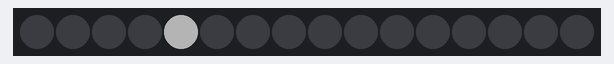
The sketch below on a simulated Arduino Nano, built with avr-gcc and run on an emulated ATmega328P. On the bench: 16 RGB LEDs in strip order, left to right. Dim RGB values are drawn brighter than linear.

Above: at 0.45 s.
At 3.17 s:
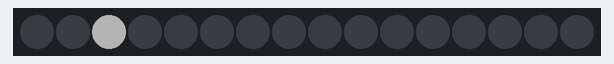
At 4.67 s:
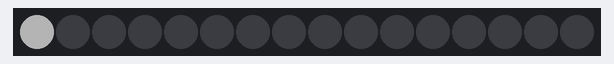
At 6.18 s:
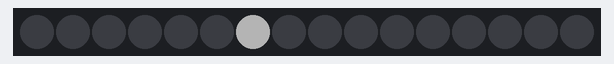

The sketch:

ledmatrix.ino
```cpp
//http://www.youtube.com/user/greatscottlab

#include "Tlc5940.h"  //don't forget to download the Tlc5940 lib from arduino playground ( http://tlc5940arduino.googlecode.com/files/Tlc5940_r014_2.zip )
#define RowOne 8      //Gate of 1.MOSFET which connects to Row "a" (anodes of all LEDs in Row "a")
#define RowTwo 7      //Gate of 2.MOSFET which connects to Row "b" (anodes of all LEDS in Row "b")
#define RowThree 6    //Gate of 3.MOSFET which connects to Row "c" (anodes of all LEDs in Row "c")
#define RowFour 5     //Gate of 4.MOSFET which connects to Row "d" (anodes of all LEDs in Row "d")
#define RowFive 4     //Gate of 5.MOSFET which connects to Row "e" (anodes of all LEDs in Row "e")


int RowDuration = 4000;     // ON time of each Row in microseconds
int row = 0;                // starting with Row 0 (Row "a")
unsigned long oldMicros = 0;// starting counter to decide when if(micros()>=oldMicros)is true to change active row, count++1, MatrixUpdate(); don't know what micros() is? Look here: http://arduino.cc/de/Reference/Micros#.UygzAIWmWd4
int count=0;                // starting counter which is included in if() statement to change the shown picture, not necessary when using a static picture
int stretch=20;             // set timer for the change of the shown picture, if animation should move really fast then low stretch value, if animation should move really slow than big stretch value
int bright=1000;            // set brightness for all LEDs(4095=20mA, 0=0ma, 1000=4.88mA,....). If you want individually brightness for a LED you have to change the value in tab "function"


void setup()
{
  pinMode(RowOne, OUTPUT);  // declare arduino nano pin 8(RowOne) as OUTPUT
  pinMode(RowTwo, OUTPUT);  // declare arduino nano pin 7(RowTwo) as OUTPUT
  pinMode(RowThree, OUTPUT);// declare arduino nano pin 6(RowThree) as OUTPUT
  pinMode(RowFour, OUTPUT); // declare arduino nano pin 5(RowFour) as OUTPUT
  pinMode(RowFive, OUTPUT); // declare arduino nano pin 4(RowFive) as OUTPUT
  Tlc.init();               // configures the arduino to use the tlc5940, be sure to connect the arduino correctly to the tlc

 /*          ARDUINO                                         TLC5940
              13|-> SCLK (pin 25)           OUT1 Column "B" |1     28| OUT0 Column "A"
              12|                           OUT2 Column "C" |2     27|-> GND (VPRG)
              11|-> SIN (pin 26)            OUT3 Column "D" |3     26|-> SIN (pin 11)
              10|-> BLANK (pin 23)          OUT4 Column "E" |4     25|-> SCLK (pin 13)
               9|-> XLAT (pin 24)           OUT5 Column "F" |5     24|-> XLAT (pin 9)
               8|                           OUT6 Column "G" |6     23|-> BLANK (pin 10)
               7|                           OUT7 Column "H" |7     22|-> GND
               6|                           OUT8 Column "I" |8     21|-> VCC (+5V)
               5|                           OUT9 Column "J" |9     20|-> 2K Resistor -> GND
               4|                           OUT10           |10    19|-> +5V (DCPRG)
               3|-> GSCLK (pin 18)          OUT11           |11    18|-> GSCLK (pin 3)
               2|                           OUT12           |12    17|-> SOUT (only used when you want to use more than one tlc5940)
               1|                           OUT13           |13    16|-> XERR (can be used as error report, but not necessary)
               0|                           OUT14           |14    15| OUT15        */
  }

void loop(){

  if(micros()>= oldMicros){                                         // waits until RowDuration is reached and than goes through cycle
    oldMicros=micros()+RowDuration;                                 // updates oldMicros value by adding the micros() with RowDuration
   if(count==0){reset();sin1();}//Eletter1();}//pos1();}            // shows first static picture when count==0, so right at the beginng
   if(count==stretch){reset();sin2();}//Eletter2();}//pos2();}      // shows second static picture when count==2*stretch
   if(count==2*stretch){reset();sin3();}//Eletter3();}//pos3();}    // .
   if(count==3*stretch){reset();sin4();}//Eletter4();}//pos4();}    // .
   if(count==4*stretch){reset();sin5();}//Eletter5();}//pos5();}    // .
   if(count==5*stretch){reset();sin6();}//Eletter6();}//pos6();}    // .
   if(count==6*stretch){reset();sin7();}//Eletter7();}//pos7();}    // .
   if(count==7*stretch){reset();sin8();}//Eletter8();}//pos8();}    // .
   //if(count==8*stretch){reset()//Eletter9();}//pos9();}  // .
   //if(count==9*stretch){reset();Eletter10();}//pos10();}          // shows 10. static picture when count ==9*stretch
   MatrixUpdate(row);                                               // sets the values for the tlc5940 Outputs and puts all MOSFET Gates HIGH (not active) except for one MOSFET Low (active) -->this row is ON, also look under tab "function"
   row++;                                                           // row counter +1, so MatrixUpdate(row) will affect the next row during the next if() cycle
   count++;                                                         // count counter +1, to change the picture in next if() cycle
   if(row==6){row = 1;}                                             // we only have 5 rows, so we start with row 1 again if row counter goes to 6
   if (count==8*stretch){count=0;}                                  // we have 8 static picture for the moving sine wave, so if count counter would hit the 9.(not existing) pic, it goes back to count=0
   }}
```

definition.ino
```cpp
#define Ach 0 //defines the "A" column for the tlc5940 -->OUTPUT 0
#define Bch 1 //defines the "B" column for the tlc5940 -->OUTPUT 1
#define Cch 2 //defines the "C" column for the tlc5940 -->OUTPUT 2
#define Dch 3 //defines the "D" column for the tlc5940 -->OUTPUT 3
#define Ech 4 //defines the "E" column for the tlc5940 -->OUTPUT 4
#define Fch 5 //defines the "F" column for the tlc5940 -->OUTPUT 5
#define Gch 6 //defines the "G" column for the tlc5940 -->OUTPUT 6
#define Hch 7 //defines the "H" column for the tlc5940 -->OUTPUT 7
#define Ich 8 //defines the "I" column for the tlc5940 -->OUTPUT 8
#define Jch 9 //defines the "J" column for the tlc5940 -->OUTPUT 9


int Aa = 0;   // set a variable for all LEDs and set the value to 0 for the beginning
int Ba = 0;
int Ca = 0;
int Da = 0;
int Ea = 0;
int Fa = 0;
int Ga = 0;
int Ha = 0;
int Ia = 0;
int Ja = 0;

int Ab = 0;
int Bb = 0;
int Cb = 0;
int Db = 0;
int Eb = 0;
int Fb = 0;
int Gb = 0;
int Hb = 0;
int Ib = 0;
int Jb = 0;

int Ac = 0;
int Bc = 0;
int Cc = 0;
int Dc = 0;
int Ec = 0;
int Fc = 0;
int Gc = 0;
int Hc = 0;
int Ic = 0;
int Jc = 0;

int Ad = 0;
int Bd = 0;
int Cd = 0;
int Dd = 0;
int Ed = 0;
int Fd = 0;
int Gd = 0;
int Hd = 0;
int Id = 0;
int Jd = 0;

int Ae = 0;
int Be = 0;
int Ce = 0;
int De = 0;
int Ee = 0;
int Fe = 0;
int Ge = 0;
int He = 0;
int Ie = 0;
int Je = 0;
```

function.ino
```cpp
void MatrixUpdate(int rowno){

  if(rowno == 1){
                                  // Tlc.set(OUTPUT, BRIGHTNESS VALUE (0-4095)), general use of Tlc.set
    Tlc.set(Ach, Aa);             // set Aa brightness to Ach OUTPUT(OUTPUT 0);
    Tlc.set(Bch, Ba);             // set Ba brightness to Bch OUTPUT(OUTPUT 1);
    Tlc.set(Cch, Ca);             // set Ca brightness to Bch OUTPUT(OUTPUT 1);
    Tlc.set(Dch, Da);             // set Da brightness to Bch OUTPUT(OUTPUT 1);
    Tlc.set(Ech, Ea);             // set Ea brightness to Bch OUTPUT(OUTPUT 1);
    Tlc.set(Fch, Fa);             // set Fa brightness to Bch OUTPUT(OUTPUT 1);
    Tlc.set(Gch, Ga);             // set Ga brightness to Bch OUTPUT(OUTPUT 1);
    Tlc.set(Hch, Ha);             // set Ha brightness to Bch OUTPUT(OUTPUT 1);
    Tlc.set(Ich, Ia);             // set Ia brightness to Bch OUTPUT(OUTPUT 1);
    Tlc.set(Jch, Ja);             // set Ja brightness to Bch OUTPUT(OUTPUT 1);
    Tlc.set(10, 0);               // set 0 brightness to OUTPUT 10, unused OUTPUT
    Tlc.set(11, 0);               // set 0 brightness to OUTPUT 11, unused OUTPUT
    Tlc.set(12, 0);               // set 0 brightness to OUTPUT 12, unused OUTPUT
    Tlc.set(13, 0);               // set 0 brightness to OUTPUT 13, unused OUTPUT
    Tlc.set(14, 0);               // set 0 brightness to OUTPUT 14, unused OUTPUT
    Tlc.set(15, 0);               // set 0 brightness to OUTPUT 15, unused OUTPUT

    digitalWrite(RowOne, HIGH);   // sets RowOne (pin 8) High (not active)--> Row one OFF
    digitalWrite(RowTwo, HIGH);   // sets RowTwo (pin 7) High (not active)--> Row two OFF
    digitalWrite(RowThree, HIGH); // sets RowThree (pin 6) High (not active)--> Row three OFF
    digitalWrite(RowFour, HIGH);  // sets RowFour (pin 5) High (not active)--> Row four OFF
    digitalWrite(RowFive, HIGH);  // sets RowFive (pin 4) High (not active)--> Row five OFF
    Tlc.update();                 // writes the values for the LEDs brightness to the tlc
    delay(2);                     // give the tlc some time to let the value settle
    digitalWrite(RowOne, LOW);    // sets RowOne (pin 8) Low (active)--> Row one ON
  }

    if(rowno == 2){


    Tlc.set(Ach, Ab);             // same as if(rowno == 1) but we use different brightness, so we define LEDs in the second row
    Tlc.set(Bch, Bb);
    Tlc.set(Cch, Cb);
    Tlc.set(Dch, Db);
    Tlc.set(Ech, Eb);
    Tlc.set(Fch, Fb);
    Tlc.set(Gch, Gb);
    Tlc.set(Hch, Hb);
    Tlc.set(Ich, Ib);
    Tlc.set(Jch, Jb);
    Tlc.set(10, 0);
    Tlc.set(11, 0);
    Tlc.set(12, 0);
    Tlc.set(13, 0);
    Tlc.set(14, 0);
    Tlc.set(15, 0);

    digitalWrite(RowOne, HIGH);  // same as if(rowno==1)
    digitalWrite(RowTwo, HIGH);
    digitalWrite(RowThree, HIGH);
    digitalWrite(RowFour, HIGH);
    digitalWrite(RowFive, HIGH);
    Tlc.update();
    delay(2);
    digitalWrite(RowTwo, LOW);  // sets RowTwo (pin 7) Low (active)--> Row two ON
  }


  if(rowno == 3){

    Tlc.set(Ach, Ac);          // same as if(rowno == 1) but we use different brightness, so we define LEDs in the 3. row
    Tlc.set(Bch, Bc);
    Tlc.set(Cch, Cc);
    Tlc.set(Dch, Dc);
    Tlc.set(Ech, Ec);
    Tlc.set(Fch, Fc);
    Tlc.set(Gch, Gc);
    Tlc.set(Hch, Hc);
    Tlc.set(Ich, Ic);
    Tlc.set(Jch, Jc);
    Tlc.set(10, 0);
    Tlc.set(11, 0);
    Tlc.set(12, 0);
    Tlc.set(13, 0);
    Tlc.set(14, 0);
    Tlc.set(15, 0);

    digitalWrite(RowOne, HIGH);   // same as if(rowno==1)
    digitalWrite(RowTwo, HIGH);
    digitalWrite(RowThree, HIGH);
    digitalWrite(RowFour, HIGH);
    digitalWrite(RowFive, HIGH);
    Tlc.update();
    delay(2);
    digitalWrite(RowThree, LOW);   // sets RowThree (pin 6) Low (active)--> Row three ON
  }


  if(rowno == 4){

    Tlc.set(Ach, Ad);              // same as if(rowno == 1) but we use different brightness, so we define LEDs in the 4. row
    Tlc.set(Bch, Bd);
    Tlc.set(Cch, Cd);
    Tlc.set(Dch, Dd);
    Tlc.set(Ech, Ed);
    Tlc.set(Fch, Fd);
    Tlc.set(Gch, Gd);
    Tlc.set(Hch, Hd);
    Tlc.set(Ich, Id);
    Tlc.set(Jch, Jd);
    Tlc.set(10, 0);
    Tlc.set(11, 0);
    Tlc.set(12, 0);
    Tlc.set(13, 0);
    Tlc.set(14, 0);
    Tlc.set(15, 0);

    digitalWrite(RowOne, HIGH);  // same as if(rowno==1)
    digitalWrite(RowTwo, HIGH);
    digitalWrite(RowThree, HIGH);
    digitalWrite(RowFour, HIGH);
    digitalWrite(RowFive, HIGH);
    Tlc.update();
    delay(2);
    digitalWrite(RowFour, LOW);  // sets RowFour (pin 5) Low (active)--> Row four ON
  }

 if(rowno == 5){

    Tlc.set(Ach, Ae);            // same as if(rowno == 1) but we use different brightness, so we define LEDs in the 5. row
    Tlc.set(Bch, Be);
    Tlc.set(Cch, Ce);
    Tlc.set(Dch, De);
    Tlc.set(Ech, Ee);
    Tlc.set(Fch, Fe);
    Tlc.set(Gch, Ge);
    Tlc.set(Hch, He);
    Tlc.set(Ich, Ie);
    Tlc.set(Jch, Je);
    Tlc.set(10, 0);
    Tlc.set(11, 0);
    Tlc.set(12, 0);
    Tlc.set(13, 0);
    Tlc.set(14, 0);
    Tlc.set(15, 0);

    digitalWrite(RowOne, HIGH);  // same as if(rowno==1)
    digitalWrite(RowTwo, HIGH);
    digitalWrite(RowThree, HIGH);
    digitalWrite(RowFour, HIGH);
    digitalWrite(RowFive, HIGH);
    Tlc.update();
    delay(2);
    digitalWrite(RowFive, LOW);  // sets RowFive (pin 4) Low (active)--> Row five ON
  }}

  void Eletter1(){               // here I start to create an animation which moves the letter "E" from the left side to the right side, so I create a static pic of "E" when it is on the far right side in Eletter1
    Aa=bright;
    Ba=bright;
    Ca=bright;
    Ab=bright;
    Ac=bright;
    Bc=bright;
    Cc=bright;
    Ad=bright;
    Ae=bright;
    Be=bright;
    Ce=bright;}
  void Eletter2(){               // now we move each led brightness level to the next led to the right (for example Aa becomes Ba, Bc becomes Cc)
    Ba=bright;
    Ca=bright;
    Da=bright;
    Bb=bright;
    Bc=bright;
    Cc=bright;
    Dc=bright;
    Bd=bright;
    Be=bright;
    Ce=bright;
    De=bright;}
 void Eletter3(){                // now we continue this trend by always moving the led brightness value to the led to the right
    Ca=bright;
    Da=bright;
    Ea=bright;
    Cb=bright;
    Cc=bright;
    Dc=bright;
    Ec=bright;
    Cd=bright;
    Ce=bright;
    De=bright;
    Ee=bright;}
 void Eletter4(){                // we have 10 rows in total, so we must create 10 pics of "E" to let it move afterwards
    Da=bright;
    Ea=bright;
    Fa=bright;
    Db=bright;
    Dc=bright;
    Ec=bright;
    Fc=bright;
    Dd=bright;
    De=bright;
    Ee=bright;
    Fe=bright;}
  void Eletter5(){
    Ea=bright;
    Fa=bright;
    Ga=bright;
    Eb=bright;
    Ec=bright;
    Fc=bright;
    Gc=bright;
    Ed=bright;
    Ee=bright;
    Fe=bright;
    Ge=bright;}
   void Eletter6(){
    Fa=bright;
    Ga=bright;
    Ha=bright;
    Fb=bright;
    Fc=bright;
    Gc=bright;
    Hc=bright;
    Fd=bright;
    Fe=bright;
    Ge=bright;
    He=bright;}
   void Eletter7(){
    Ga=bright;
    Ha=bright;
    Ia=bright;
    Gb=bright;
    Gc=bright;
    Hc=bright;
    Ic=bright;
    Gd=bright;
    Ge=bright;
    He=bright;
    Ie=bright;}
   void Eletter8(){
    Ha=bright;
    Ia=bright;
    Ja=bright;
    Hb=bright;
    Hc=bright;
    Ic=bright;
    Jc=bright;
    Hd=bright;
    He=bright;
    Ie=bright;
    Je=bright;}
   void Eletter9(){
    Ia=bright;
    Ja=bright;
    Aa=bright;
    Ib=bright;
    Ic=bright;
    Jc=bright;
    Ac=bright;
    Id=bright;
    Ie=bright;
    Je=bright;
    Ae=bright;}
   void Eletter10(){            // you did everything right if you move the brightness value again and create a 11.pic which is identical to the 1.pic. And this is correct in this case
    Ja=bright;
    Aa=bright;
    Ba=bright;
    Jb=bright;
    Jc=bright;
    Ac=bright;
    Bc=bright;
    Jd=bright;
    Je=bright;
    Ae=bright;
    Be=bright;}


  void reset(){                 // we set all LEDs to 0 brightness
  Aa = 0;
  Ba = 0;
  Ca = 0;
  Da = 0;
  Ea = 0;
  Fa = 0;
  Ga = 0;
  Ha = 0;
  Ia = 0;
  Ja = 0;

  Ab = 0;
  Bb = 0;
  Cb = 0;
  Db = 0;
  Eb = 0;
  Fb = 0;
  Gb = 0;
  Hb = 0;
  Ib = 0;
  Jb = 0;

  Ac = 0;
  Bc = 0;
  Cc = 0;
  Dc = 0;
  Ec = 0;
  Fc = 0;
  Gc = 0;
  Hc = 0;
  Ic = 0;
  Jc = 0;

  Ad = 0;
  Bd = 0;
  Cd = 0;
  Dd = 0;
  Ed = 0;
  Fd = 0;
  Gd = 0;
  Hd = 0;
  Id = 0;
  Jd = 0;

  Ae = 0;
  Be = 0;
  Ce = 0;
  De = 0;
  Ee = 0;
  Fe = 0;
  Ge = 0;
  He = 0;
  Ie = 0;
  Je = 0;}

  void pos1(){                   // simple animation of a wall moving from left to right
    Aa=bright;
    Ab=bright;
    Ac=bright;
    Ad=bright;
    Ae=bright;}
  void pos2(){
    Ba=bright;
    Bb=bright;
    Bc=bright;
    Bd=bright;
    Be=bright;}
  void pos3(){
    Ca=bright;
    Cb=bright;
    Cc=bright;
    Cd=bright;
    Ce=bright;}
  void pos4(){
    Da=bright;
    Db=bright;
    Dc=bright;
    Dd=bright;
    De=bright;}
  void pos5(){
    Ea=bright;
    Eb=bright;
    Ec=bright;
    Ed=bright;
    Ee=bright;}
  void pos6(){
    Fa=bright;
    Fb=bright;
    Fc=bright;
    Fd=bright;
    Fe=bright;}
  void pos7(){
    Ga=bright;
    Gb=bright;
    Gc=bright;
    Gd=bright;
    Ge=bright;}
  void pos8(){
    Ha=bright;
    Hb=bright;
    Hc=bright;
    Hd=bright;
    He=bright;}
  void pos9(){
    Ia=bright;
    Ib=bright;
    Ic=bright;
    Id=bright;
    Ie=bright;}
  void pos10(){
    Ja=bright;
    Jb=bright;
    Jc=bright;
    Jd=bright;
    Je=bright;}

  void sin1(){              // sine animation which only needs 8 columns, so I only need 8 static pics
  Ca=bright;
  Bb=bright;
  Db=bright;
  Ac=bright;
  Ec=bright;
  Fd=bright;
  Hd=bright;
  Ge=bright;}
  void sin2(){
  Da=bright;
  Cb=bright;
  Eb=bright;
  Bc=bright;
  Fc=bright;
  Gd=bright;
  Ad=bright;
  He=bright;}
  void sin3(){
  Ea=bright;
  Db=bright;
  Fb=bright;
  Cc=bright;
  Gc=bright;
  Hd=bright;
  Bd=bright;
  Ae=bright;}
  void sin4(){
  Fa=bright;
  Eb=bright;
  Gb=bright;
  Dc=bright;
  Hc=bright;
  Ad=bright;
  Cd=bright;
  Be=bright;}
  void sin5(){
  Ga=bright;
  Fb=bright;
  Hb=bright;
  Ec=bright;
  Ac=bright;
  Bd=bright;
  Dd=bright;
  Ce=bright;}
  void sin6(){
  Ha=bright;
  Gb=bright;
  Ab=bright;
  Fc=bright;
  Bc=bright;
  Cd=bright;
  Ed=bright;
  De=bright;}
  void sin7(){
  Aa=bright;
  Hb=bright;
  Bb=bright;
  Gc=bright;
  Cc=bright;
  Dd=bright;
  Fd=bright;
  Ee=bright;}
  void sin8(){
  Ba=bright;
  Ab=bright;
  Cb=bright;
  Hc=bright;
  Dc=bright;
  Ed=bright;
  Gd=bright;
  Fe=bright;}

void how(){      // static word "how"

Aa=bright;
Ab=bright;
Ac=bright;
Ad=bright;
Ae=bright;
Bc=bright;
Ca=bright;
Cb=bright;
Cc=bright;
Cd=bright;
Ce=bright;
Da=bright;
Db=bright;
Dc=bright;
Dd=bright;
De=bright;
Ea=bright;
Ee=bright;
Fa=bright;
Fb=bright;
Fc=bright;
Fd=bright;
Fe=bright;
Ga=bright;
Gb=bright;
Gc=bright;
Gd=bright;
Ge=bright;
Hd=bright;
Id=bright;
Ja=bright;
Jb=bright;
Jc=bright;
Jd=bright;
Je=bright;}
```

Measured:
- by itself, everything shown: repeats every 6.0 s, in 20 steps
